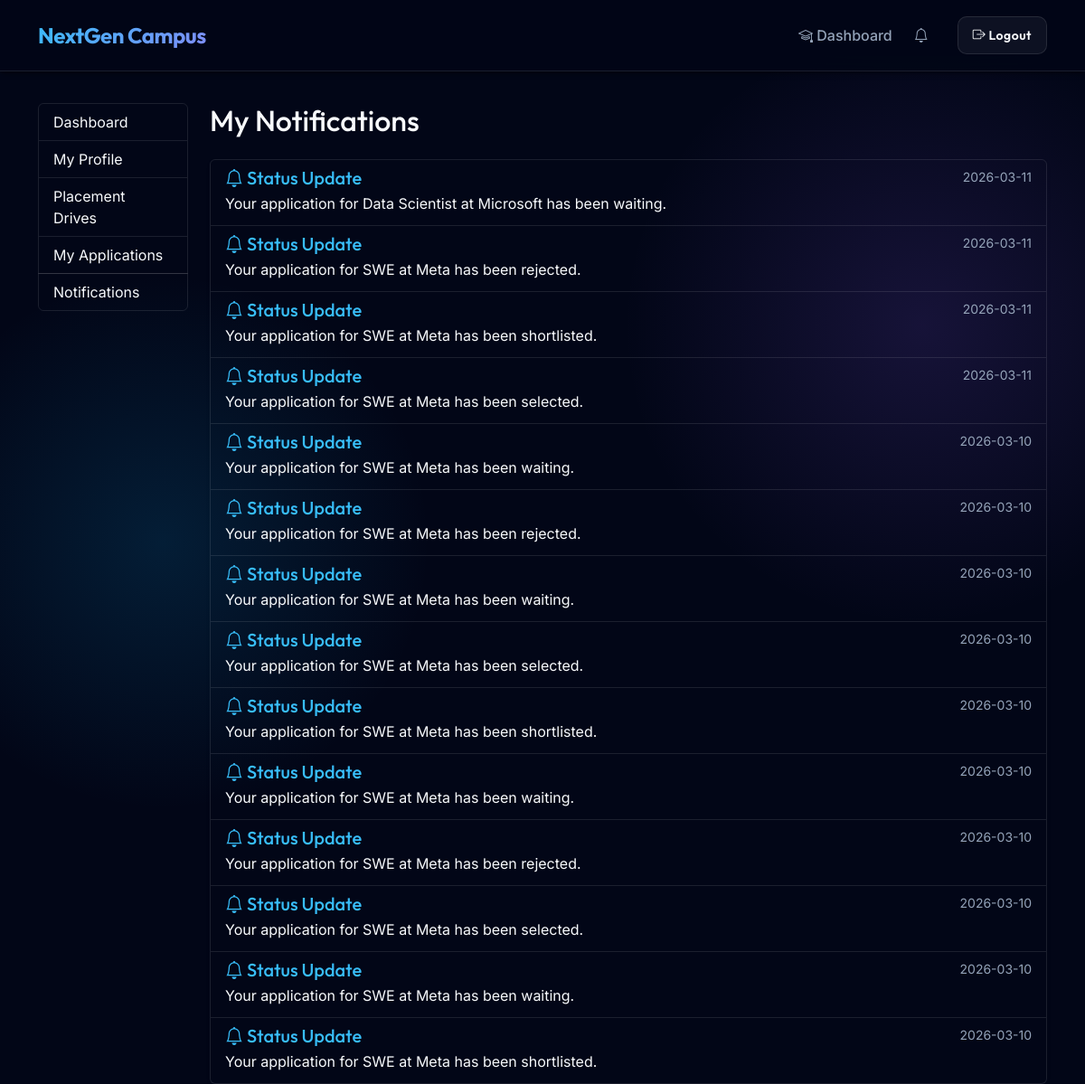
The page /student/notifications (signed in) on the database its author committed.
### models.py (models this page shows)
class Notification(db.Model):
    __tablename__ = 'notifications'
    id = db.Column(db.Integer, primary_key=True)
    user_id = db.Column(db.Integer, db.ForeignKey('users.id'), nullable=False)
    message = db.Column(db.Text, nullable=False)
    is_read = db.Column(db.Boolean, default=False)
    timestamp = db.Column(db.DateTime, default=datetime.now)
    user = db.relationship('User', back_populates='notifications')

### app.py (the view)
@app.route('/student/notifications')
@login_required
def student_notifications():
    if current_user.role != 'student': return redirect(url_for('index'))
    notifications = Notification.query.filter_by(user_id=current_user.id).order_by(Notification.timestamp.desc()).all()
    for notif in notifications:
        if not notif.is_read:
            notif.is_read = True
    db.session.commit()
    return render_template('student/notifications.html', notifications=notifications)

### app.py (called while the page is built)
@login_manager.user_loader
def load_user(user_id):
    return User.query.get(int(user_id))

### templates/student/notifications.html
{% extends "base.html" %}
{% block content %}
<div class="row mt-4">
    <div class="col-md-2 mb-4">
        <div class="list-group">
            <a href="{{ url_for('student_dashboard') }}" class="list-group-item list-group-item-action">Dashboard</a>
            <a href="{{ url_for('student_profile') }}" class="list-group-item list-group-item-action">My Profile</a>
            <a href="{{ url_for('student_drives') }}" class="list-group-item list-group-item-action">Placement
                Drives</a>
            <a href="{{ url_for('student_applications') }}" class="list-group-item list-group-item-action">My
                Applications</a>
            <a href="{{ url_for('student_notifications') }}" class="list-group-item list-group-item-action active">
                Notifications
            </a>
        </div>
    </div>
    <div class="col-md-10">
        <h2 class="mb-4">My Notifications</h2>
        <div class="row">
            <div class="col-12">
                {% if notifications %}
                <div class="list-group shadow-sm">
                    {% for notif in notifications %}
                    <div
                        class="list-group-item list-group-item-action flex-column align-items-start {% if not notif.is_read %}bg-transparent border-primary{% endif %}">
                        <div class="d-flex w-100 justify-content-between">
                            <h5 class="mb-1 text-primary"><i
                                    class="bi bi-bell{% if not notif.is_read %}-fill{% endif %}"></i> Status Update</h5>
                            <small class="text-muted">{{ notif.timestamp.strftime('%Y-%m-%d') }}</small>
                        </div>
                        <p class="mb-1">{{ notif.message }}</p>
                    </div>
                    {% endfor %}
                </div>
                {% else %}
                <div class="alert alert-info border-0 shadow-sm">
                    You have no new notifications.
                </div>
                {% endif %}
            </div>
        </div>
    </div>
</div>
{% endblock %}

### templates/base.html (shortened to what this page needs)
<!DOCTYPE html>
<html lang="en">
<head>
    <link href="https://cdn.jsdelivr.net/npm/bootstrap@5.3.0/dist/css/bootstrap.min.css" rel="stylesheet">
    <link href="https://cdn.jsdelivr.net/npm/bootstrap-icons@1.10.0/font/bootstrap-icons.css" rel="stylesheet">
    <link href="{{ url_for('static', filename='css/style.css') }}" rel="stylesheet">
</head>
<body>
    <nav class="navbar navbar-expand-lg navbar-dark custom-navbar fixed-top py-3">
        <div class="container">
            <a class="navbar-brand fs-4" href="{{ url_for('index') }}">NextGen Campus</a>
            <div class="collapse navbar-collapse" id="navbarNav">
                <ul class="navbar-nav ms-auto gap-2 align-items-center">
                    {% if current_user.is_authenticated %}
                    {% if current_user.role == 'admin' %}
                    <li class="nav-item"><a class="nav-link" href="{{ url_for('admin_dashboard') }}"><i class="bi bi-speedometer2"></i> Dashboard</a>
                    </li>
                    {% elif current_user.role == 'company' %}
                    <li class="nav-item"><a class="nav-link" href="{{ url_for('company_dashboard') }}"><i class="bi bi-building"></i> Dashboard</a></li>
                    {% elif current_user.role == 'student' %}
                    <li class="nav-item"><a class="nav-link" href="{{ url_for('student_dashboard') }}"><i class="bi bi-mortarboard"></i> Dashboard</a></li>
                    <li class="nav-item">
                        <a class="nav-link position-relative" href="{{ url_for('student_notifications') }}">
                            <i class="bi bi-bell"></i>
                            {% set unread_count = current_user.notifications|selectattr('is_read', 'equalto',
                            false)|list|length %}
                        </a>
                    </li>
                    {% endif %}
                    <li class="nav-item ms-3"><a class="btn btn-outline-secondary btn-sm px-3" href="{{ url_for('logout') }}"><i class="bi bi-box-arrow-right"></i> Logout</a></li>
                    {% endif %}
                </ul>
            </div>
        </div>
    </nav>
    <div class="container main-content fade-in">
        {% block content %}{% endblock %}
    </div>
</body>
</html>

### static/css/style.css (style rules this page uses)
:root { --primary-color: #0ea5e9; --primary-hover: #38bdf8; --dark-bg: #0f172a; --darker-bg: #020617; --glass-bg: rgba(15, 23, 42, 0.7); --glass-border: rgba(255, 255, 255, 0.1); --text-main: #f8fafc; --text-muted: #94a3b8; --shadow-sm: 0 4px 6px -1px rgba(0, 0, 0, 0.3), 0 2px 4px -1px rgba(0, 0, 0, 0.2); --shadow-md: 0 10px 15px -3px rgba(0, 0, 0, 0.4), 0 4px 6px -2px rgba(0, 0, 0, 0.3); --shadow-lg: 0 20px 25px -5px rgba(0, 0, 0, 0.5), 0 10px 10px -5px rgba(0, 0, 0, 0.4); --shadow-glow: 0 0 20px rgba(14, 165, 233, 0.3); }
body { background-color: var(--darker-bg); background-image: radial-gradient(circle at 15% 50%, rgba(14, 165, 233, 0.15), transparent 25%), radial-gradient(circle at 85% 30%, rgba(139, 92, 246, 0.15), transparent 25%); font-family: 'Inter', sans-serif; color: var(--text-main); min-height: 100vh; }
h1, h2, h3, h4, h5, h6, .navbar-brand { font-family: 'Outfit', sans-serif; }
.text-muted { color: var(--text-muted) !important; }
.custom-navbar { background: rgba(2, 6, 23, 0.85); backdrop-filter: blur(16px); -webkit-backdrop-filter: blur(16px); border-bottom: 1px solid var(--glass-border); box-shadow: var(--shadow-sm); transition: all 0.3s ease; }
.navbar-brand { font-weight: 700; letter-spacing: -0.5px; color: var(--text-main) !important; background: linear-gradient(135deg, #38bdf8, #818cf8); -webkit-background-clip: text; -webkit-text-fill-color: transparent; }
.nav-link { font-weight: 500; color: var(--text-muted) !important; transition: color 0.3s ease, transform 0.3s ease; position: relative; }
.nav-link::after { content: ''; position: absolute; width: 0; height: 2px; bottom: 0; left: 50%; background-color: var(--primary-color); transition: all 0.3s ease; transform: translateX(-50%); }
.btn { border-radius: 10px; padding: 0.6rem 1.5rem; font-weight: 600; transition: all 0.3s cubic-bezier(0.4, 0, 0.2, 1); font-family: 'Outfit', sans-serif; letter-spacing: 0.5px; }
.btn-outline-dark, .btn-outline-secondary { border: 1px solid var(--glass-border); color: var(--text-main); background: rgba(255, 255, 255, 0.05); }
.text-primary { color: var(--primary-hover) !important; }
.fade-in { animation: fadeIn 0.6s cubic-bezier(0.4, 0, 0.2, 1) forwards; }
.list-group-item { background-color: transparent !important; color: var(--text-main) !important; border-color: var(--glass-border) !important; }
.list-group-item .text-muted { color: var(--text-muted) !important; }

### templates/base.html (style rules this page uses)
body { padding-top: 90px; }

### rows shown on the page
Notification: is_read True (drawn), timestamp "2026-03-11", message "Your application for Data Scientist at Microsoft has been waiting."
Notification: is_read True (drawn), timestamp "2026-03-11", message "Your application for SWE at Meta has been rejected."
Notification: is_read True (drawn), timestamp "2026-03-11", message "Your application for SWE at Meta has been shortlisted."
Notification: is_read True (drawn), timestamp "2026-03-11", message "Your application for SWE at Meta has been selected."
Notification: is_read True (drawn), timestamp "2026-03-10", message "Your application for SWE at Meta has been waiting."
Notification: is_read True (drawn), timestamp "2026-03-10", message "Your application for SWE at Meta has been rejected."
Notification: is_read True (drawn), timestamp "2026-03-10", message "Your application for SWE at Meta has been waiting."
Notification: is_read True (drawn), timestamp "2026-03-10", message "Your application for SWE at Meta has been selected."
Notification: is_read True (drawn), timestamp "2026-03-10", message "Your application for SWE at Meta has been shortlisted."
Notification: is_read True (drawn), timestamp "2026-03-10", message "Your application for SWE at Meta has been waiting."
Notification: is_read True (drawn), timestamp "2026-03-10", message "Your application for SWE at Meta has been rejected."
Notification: is_read True (drawn), timestamp "2026-03-10", message "Your application for SWE at Meta has been selected."
Notification: is_read True (drawn), timestamp "2026-03-10", message "Your application for SWE at Meta has been waiting."
Notification: is_read True (drawn), timestamp "2026-03-10", message "Your application for SWE at Meta has been shortlisted."
